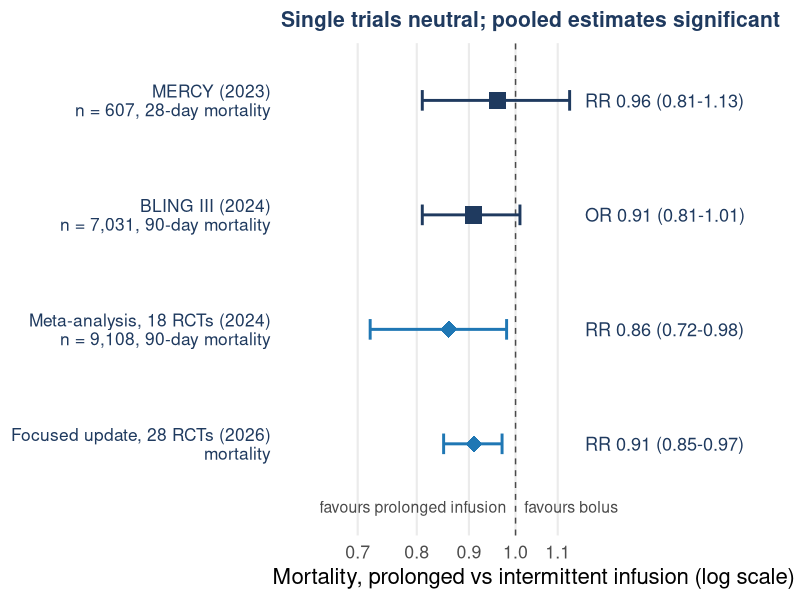

Generate this figure with R: (Note: this script raises an error after producing the figure.)
# =============================================================================
# Slide 12. Prolonged vs intermittent beta-lactam infusion: randomised evidence.
#   MERCY     Monti 2023, JAMA           n = 607   28-day mortality  RR 0.96 (0.81-1.13)
#   BLING III Dulhunty 2024, JAMA        n = 7,031 90-day mortality  OR 0.91 (0.81-1.01), P = 0.08
#   Meta-analysis Abdul-Aziz 2024, JAMA  18 RCTs, n = 9,108, 90-day mortality RR 0.86 (95 % CrI 0.72-0.98)
#   Focused update Hong 2026, Pharmacotherapy  28 RCTs, mortality RR 0.91 (0.85-0.97)
# Inset: mechanistic simulation at MIC 2 mg/L from 11_infusion_benefit_by_clearance.R
# (structural model Bastida 2020; variability and strata assumed) - clearly labelled.
# =============================================================================
suppressPackageStartupMessages({library(dplyr); library(ggplot2); library(patchwork)})
col_blue <- "#1f77b4"; col_grey <- "#9aa3ad"; col_navy <- "#1f3a5f"; col_dark <- "#4a4a4a"; col_red <- "#b03a3a"
base_theme <- function(bs = 17) theme_minimal(base_size = bs) + theme(panel.grid.minor = element_blank(), plot.title = element_text(face = "bold", color = col_navy, size = bs * 0.95), plot.subtitle = element_text(color = col_dark, size = bs * 0.75), plot.margin = margin(8, 10, 8, 8))

fo <- tribble(~study, ~detail, ~measure, ~est, ~lo, ~hi,
  "MERCY (2023)\nn = 607, 28-day mortality",                 "", "RR", 0.96, 0.81, 1.13,
  "BLING III (2024)\nn = 7,031, 90-day mortality",           "", "OR", 0.91, 0.81, 1.01,
  "Meta-analysis, 18 RCTs (2024)\nn = 9,108, 90-day mortality", "", "RR", 0.86, 0.72, 0.98,
  "Focused update, 28 RCTs (2026)\nmortality",               "", "RR", 0.91, 0.85, 0.97) |>
  mutate(study = factor(study, rev(study)), type = ifelse(grepl("RCTs", study), "Pooled", "Single trial"),
         lab = sprintf("%s %.2f (%.2f-%.2f)", measure, est, lo, hi))
pa <- ggplot(fo, aes(est, study, color = type)) +
  geom_vline(xintercept = 1, linetype = "dashed", color = col_dark) +
  geom_errorbar(aes(xmin = lo, xmax = hi), width = 0.18, orientation = "y", linewidth = 1) +
  geom_point(aes(shape = type), size = 5.5, fill = "white") +
  geom_text(aes(x = 1.17, label = lab), hjust = 0, size = 4.6, color = col_navy, show.legend = FALSE) +
  annotate("text", x = 0.98, y = 0.45, label = "favours prolonged infusion", hjust = 1, size = 4, color = col_dark) +
  annotate("text", x = 1.02, y = 0.45, label = "favours bolus", hjust = 0, size = 4, color = col_dark) +
  scale_x_log10(limits = c(0.62, 1.75), breaks = c(0.7, 0.8, 0.9, 1, 1.1)) +
  scale_color_manual(values = c("Pooled" = col_blue, "Single trial" = col_navy), guide = "none") +
  scale_shape_manual(values = c("Pooled" = 18, "Single trial" = 15), guide = "none") +
  scale_y_discrete(expand = expansion(add = c(0.8, 0.5))) +
  coord_cartesian(clip = "off") +
  labs(x = "Mortality, prolonged vs intermittent infusion (log scale)", y = NULL,
       title = "Single trials neutral; pooled estimates significant") +
  base_theme(16) + theme(panel.grid.major.y = element_blank(), axis.text.y = element_text(size = 12.5, color = col_navy, lineheight = 0.9, hjust = 1))

sim <- read.csv("figures/infusion_benefit_by_clearance.csv") |>
  filter(MIC == 2) |>
  mutate(stratum = sub("\n.*", "", stratum), stratum = factor(stratum, c("Low clearance", "Typical clearance", "High clearance")),
         regimen = factor(regimen, c("0.5-h infusion", "3-h infusion", "Continuous")))
pb <- ggplot(sim, aes(stratum, PTA, fill = regimen)) +
  geom_col(position = position_dodge(0.75), width = 0.68) +
  scale_fill_manual(values = c("0.5-h infusion" = col_grey, "3-h infusion" = col_blue, "Continuous" = col_navy), name = NULL) +
  scale_y_continuous(labels = \(x) paste0(100 * x, "%"), limits = c(0, 1.05), expand = c(0, 0)) +
  scale_x_discrete(labels = c("Low\n(kidney failure)", "Typical", "High\n(augmented)")) +
  labs(x = "Clearance stratum", y = "P(100% fT > MIC), MIC 2 mg/L",
       title = "Why heterogeneous? (simulation)", subtitle = "Meropenem 1 g q8h unreduced;\nmodel Bastida 2020") +
  base_theme(14) + theme(legend.position = "bottom", legend.text = element_text(size = 10.5), legend.key.size = unit(0.9, "lines"), plot.margin = margin(8, 22, 8, 4), panel.grid.major.x = element_blank(),
                         axis.text.x = element_text(size = 11.5, lineheight = 0.9))
p <- pa + pb + plot_layout(widths = c(1.8, 1))
ggsave("figures/prolonged_infusion_forest.png", p, width = 13.5, height = 5.8, dpi = 200, bg = "white")
